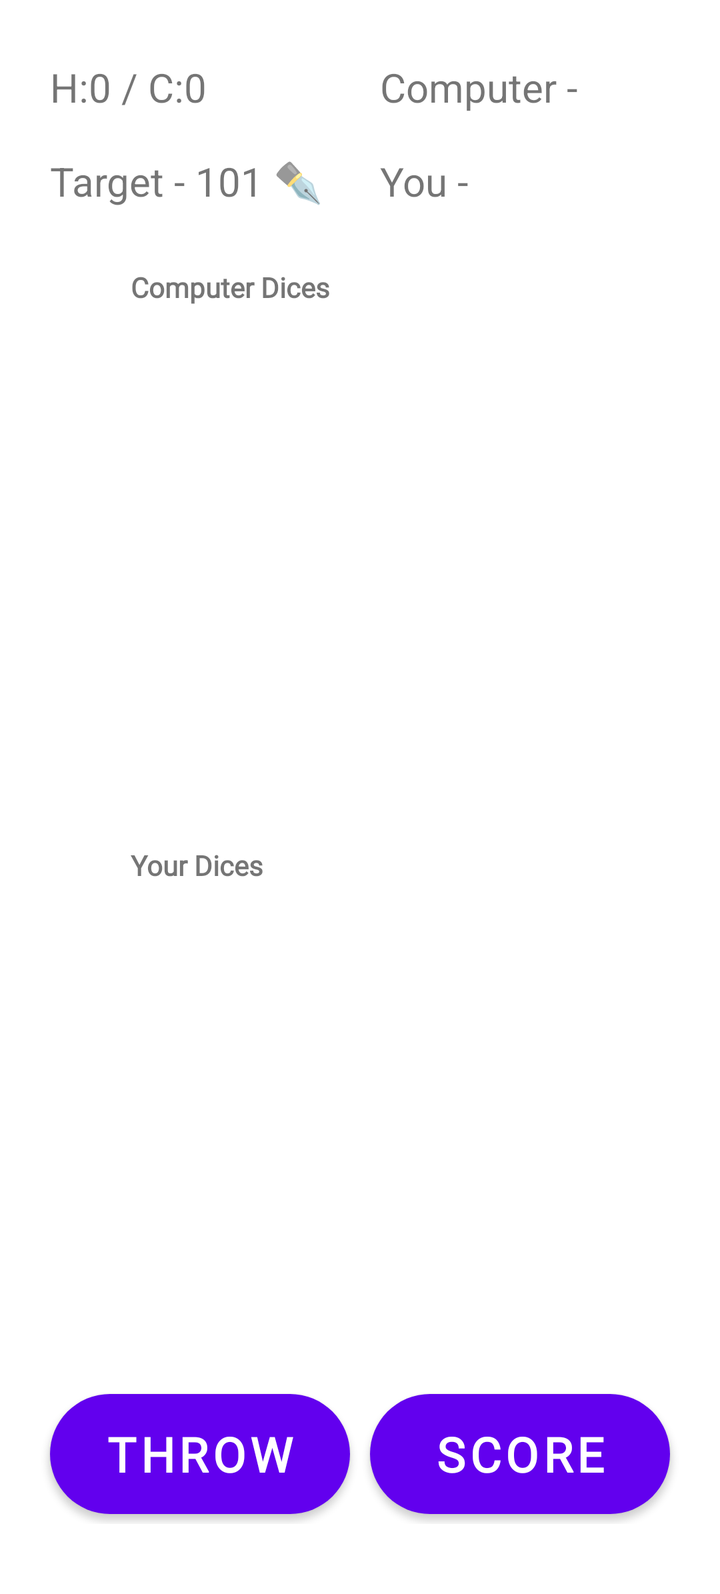
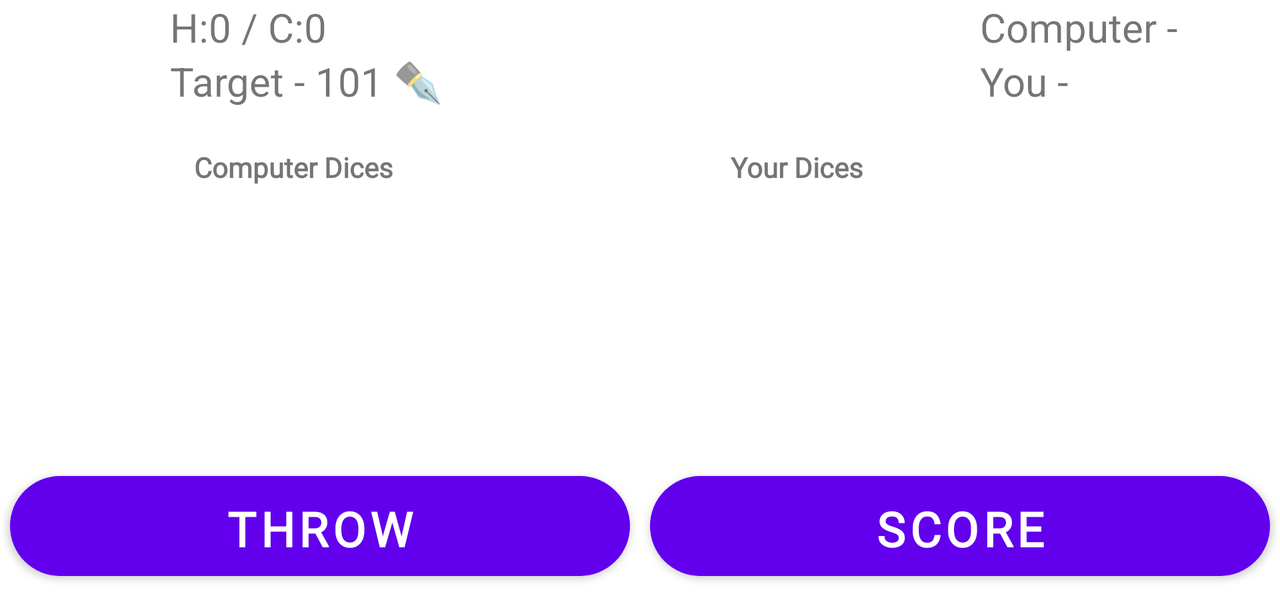

First picture: res/layout/ on a phone held upright. Second picture: the repository's own variant of that layout, on a device whose configuration matches the variant's folder. Source for both follows.
<!-- AndroidManifest.xml: application theme Theme.Mobile_course_work -->
<!-- res/layout/activity_new_game.xml -->
<?xml version="1.0" encoding="utf-8"?>
<ScrollView
    xmlns:android="http://schemas.android.com/apk/res/android"
    xmlns:tools="http://schemas.android.com/tools"
    android:layout_width="match_parent"
    android:layout_height="match_parent"
    android:fillViewport="true"
    tools:context=".NewGame">

        <LinearLayout
            android:layout_width="match_parent"
            android:layout_height="wrap_content"
            android:orientation="vertical"
            android:layout_gravity="center_horizontal"
            android:padding="20sp">

                <LinearLayout
                    android:layout_width="match_parent"
                    android:layout_height="wrap_content"
                    android:orientation="horizontal"
                    android:layout_gravity="center">

                        <LinearLayout
                            android:layout_width="0sp"
                            android:layout_height="wrap_content"
                            android:layout_gravity="center"
                            android:layout_weight="1"
                            android:orientation="vertical">

                                <TextView
                                    android:id="@+id/notification"
                                    android:layout_width="150sp"
                                    android:text="@string/h_0_c_0"
                                    android:layout_height="wrap_content"
                                    android:layout_gravity="center"
                                    android:layout_marginVertical="10sp"
                                    android:textSize="20sp" />

                                <TextView
                                    android:id="@+id/txt_target"
                                    android:layout_width="150sp"
                                    android:layout_height="wrap_content"
                                    android:layout_gravity="center"
                                    android:layout_marginVertical="10sp"
                                    android:text="@string/target_101"
                                    android:textSize="20sp" />


                        </LinearLayout>

                        <LinearLayout
                            android:layout_width="0sp"
                            android:layout_height="wrap_content"
                            android:layout_gravity="end"
                            android:layout_weight="1"
                            android:orientation="vertical">

                                <TextView
                                    android:id="@+id/scoreCom"
                                    android:layout_width="150sp"
                                    android:layout_height="wrap_content"
                                    android:layout_gravity="end"
                                    android:layout_marginVertical="10sp"
                                    android:text="@string/computer"
                                    android:textSize="20sp" />

                                <TextView
                                    android:id="@+id/scoreyou"
                                    android:layout_width="150sp"
                                    android:layout_height="wrap_content"
                                    android:layout_gravity="end"
                                    android:layout_marginVertical="10sp"
                                    android:text="@string/you"
                                    android:textSize="20sp" />
                        </LinearLayout>
                </LinearLayout>


                <TextView
                    android:id="@+id/textView4"
                    android:layout_width="229dp"
                    android:layout_height="wrap_content"
                    android:layout_marginStart="97dp"
                    android:layout_marginTop="20dp"
                    android:layout_gravity="center"
                    android:layout_marginEnd="97dp"
                    android:layout_marginBottom="5dp"
                    android:fontFamily="@font/archivo_black"
                    android:text="@string/computer_dices"
                    android:textSize="14sp"
                    android:textStyle="bold">

                </TextView>

                <LinearLayout
                    android:layout_width="wrap_content"
                    android:layout_height="0sp"
                    android:layout_gravity="center_horizontal"
                    android:layout_marginVertical="15sp"
                    android:layout_weight="1"
                    android:orientation="horizontal">

                        <ImageView
                            android:id="@+id/imageViewC_1"
                            android:layout_width="0sp"
                            android:layout_height="100sp"
                            android:layout_marginHorizontal="10sp"
                            android:layout_weight="1"
                            android:adjustViewBounds="true"
                            android:contentDescription="@string/row_1_img_1"
                            android:scaleType="fitCenter" />

                        <ImageView
                            android:id="@+id/imageViewC_2"
                            android:layout_width="0sp"
                            android:layout_height="100sp"
                            android:layout_marginHorizontal="10sp"
                            android:layout_weight="1"
                            android:adjustViewBounds="true"
                            android:contentDescription="@string/row_1_img_2"
                            android:scaleType="fitCenter" />

                        <ImageView
                            android:id="@+id/imageViewC_3"
                            android:layout_width="0sp"
                            android:layout_height="100sp"
                            android:layout_marginHorizontal="10sp"
                            android:layout_weight="1"
                            android:adjustViewBounds="true"
                            android:contentDescription="@string/row_1_img_3"
                            android:scaleType="fitCenter" />
                </LinearLayout>

                <LinearLayout
                    android:layout_width="wrap_content"
                    android:layout_height="0sp"
                    android:layout_gravity="center_horizontal"
                    android:layout_weight="1"
                    android:orientation="horizontal">

                        <ImageView
                            android:id="@+id/imageViewC_4"
                            android:layout_width="0sp"
                            android:layout_height="100sp"
                            android:layout_marginHorizontal="10sp"
                            android:layout_weight="1"
                            android:adjustViewBounds="true"
                            android:contentDescription="@string/row_2_img_1"
                            android:scaleType="fitCenter" />

                        <ImageView
                            android:id="@+id/imageViewC_5"
                            android:layout_width="0sp"
                            android:layout_height="100sp"
                            android:layout_marginHorizontal="10sp"
                            android:layout_weight="1"
                            android:adjustViewBounds="true"
                            android:contentDescription="@string/row_2_img_2"
                            android:scaleType="fitCenter" />
                </LinearLayout>

                <TextView
                    android:id="@+id/textyoud"
                    android:layout_width="229dp"
                    android:layout_height="wrap_content"
                    android:layout_marginStart="97dp"
                    android:layout_marginTop="35dp"
                    android:layout_gravity="center"
                    android:layout_marginEnd="97dp"
                    android:layout_marginBottom="5dp"
                    android:fontFamily="@font/archivo_black"
                    android:text="@string/your_dices"
                    android:textSize="14sp"
                    android:textStyle="bold"/>

                <LinearLayout
                    android:layout_width="wrap_content"
                    android:layout_height="0sp"
                    android:layout_gravity="bottom|center"
                    android:layout_marginTop="10sp"
                    android:layout_weight="1"
                    android:orientation="horizontal">

                        <ImageView
                            android:id="@+id/imageViewYo_1"
                            android:layout_width="0sp"
                            android:layout_height="100sp"
                            android:layout_marginHorizontal="10sp"
                            android:layout_weight="1"
                            android:adjustViewBounds="true"
                            android:contentDescription="@string/row_4_img_1"
                            android:scaleType="fitCenter" />

                        <ImageView
                            android:id="@+id/imageViewYo_2"
                            android:layout_width="0sp"
                            android:layout_height="100sp"
                            android:layout_marginHorizontal="10sp"
                            android:layout_weight="1"
                            android:adjustViewBounds="true"
                            android:contentDescription="@string/row_4_img_2"
                            android:scaleType="fitCenter" />

                        <ImageView
                            android:id="@+id/imageViewYo_3"
                            android:layout_width="0sp"
                            android:layout_height="100sp"
                            android:layout_marginHorizontal="10sp"
                            android:layout_weight="1"
                            android:adjustViewBounds="true"
                            android:contentDescription="@string/row_4_img_3"
                            android:scaleType="fitCenter" />

                </LinearLayout>

                <LinearLayout
                    android:layout_width="wrap_content"
                    android:layout_height="0sp"
                    android:layout_gravity="center_horizontal"
                    android:layout_marginHorizontal="10sp"
                    android:layout_marginVertical="10sp"
                    android:layout_weight="1"
                    android:orientation="horizontal">

                        <ImageView
                            android:id="@+id/imageViewYo_4"
                            android:layout_width="0sp"
                            android:layout_height="100sp"
                            android:layout_marginHorizontal="10sp"
                            android:layout_weight="1"
                            android:adjustViewBounds="true"
                            android:contentDescription="@string/row_3_img_1"
                            android:scaleType="fitCenter" />

                        <ImageView
                            android:id="@+id/imageViewYo_5"
                            android:layout_width="0sp"
                            android:layout_height="100sp"
                            android:layout_marginHorizontal="10sp"
                            android:layout_weight="1"
                            android:adjustViewBounds="true"
                            android:contentDescription="@string/row_3_img_2"
                            android:scaleType="fitCenter" />

                </LinearLayout>

                <LinearLayout
                    android:layout_width="match_parent"
                    android:layout_height="wrap_content"
                    android:layout_gravity="center_horizontal"
                    android:layout_marginVertical="15sp"
                    android:orientation="horizontal">

                        <Button
                            android:id="@+id/throwButton"
                            android:layout_width="110sp"
                            android:layout_height="60sp"
                            android:layout_margin="5sp"
                            android:background="@drawable/rounded_button"
                            android:fontFamily="@font/spicy_rice"
                            android:textSize="24sp"
                            android:textStyle="bold"
                            android:layout_weight="1"
                            android:text="@string/Throw" />



                        <Button
                            android:id="@+id/scoreButton"
                            android:layout_width="110sp"
                            android:layout_height="60sp"
                            android:layout_margin="5sp"
                            android:background="@drawable/rounded_button"
                            android:fontFamily="@font/spicy_rice"
                            android:textSize="24sp"
                            android:textStyle="bold"
                            android:layout_weight="1"
                            android:text="@string/Score" />
                </LinearLayout>

        </LinearLayout>
</ScrollView>
<!-- resources referenced by this layout -->
<resources>
  <!-- drawable rounded_button (drawable) -->
  <shape xmlns:android="http://schemas.android.com/apk/res/android"
      android:shape="rectangle">
      <corners android:radius="100sp" />
      <solid android:color="#FFEB3B" />
  </shape>
  <string name="Score">Score</string>
  <string name="Throw">Throw</string>
  <string name="computer">Computer - </string>
  <string name="computer_dices">Computer Dices</string>
  <string name="h_0_c_0">H:0 / C:0</string>
  <string name="row_1_img_1">row_1_img_1</string>
  <string name="row_1_img_2">row_1_img_2</string>
  <string name="row_1_img_3">row_1_img_3</string>
  <string name="row_2_img_1">row_2_img_1</string>
  <string name="row_2_img_2">row_2_img_2</string>
  <string name="row_3_img_1">row_3_img_1</string>
  <string name="row_3_img_2">row_3_img_2</string>
  <string name="row_4_img_1">row_4_img_1</string>
  <string name="row_4_img_2">row_4_img_2</string>
  <string name="row_4_img_3">row_4_img_3</string>
  <string name="target_101">Target - 101 ✒️</string>
  <string name="you">You - </string>
  <string name="your_dices">Your Dices</string>
  <style name="Theme.Mobile_course_work" parent="Theme.MaterialComponents.DayNight.DarkActionBar">
          
          <item name="colorPrimary">@color/purple_500</item>
          <item name="colorPrimaryVariant">@color/purple_700</item>
          <item name="colorOnPrimary">@color/white</item>
          
          <item name="colorSecondary">@color/teal_200</item>
          <item name="colorSecondaryVariant">@color/teal_700</item>
          <item name="colorOnSecondary">@color/black</item>
          
          <item name="android:statusBarColor">?attr/colorPrimaryVariant</item>
          
      </style>
  <color name="purple_500">#FF6200EE</color>
  <color name="purple_700">#FF3700B3</color>
  <color name="white">#FFFFFFFF</color>
  <color name="teal_200">#FF03DAC5</color>
  <color name="teal_700">#FF018786</color>
  <color name="black">#FF000000</color>
</resources>
<!-- res/layout-land/activity_new_game.xml (the repository's variant of the layout above) -->
<!-- drawn on the phone turned sideways -->
<?xml version="1.0" encoding="utf-8"?>
    <LinearLayout
        xmlns:android="http://schemas.android.com/apk/res/android"
        xmlns:tools="http://schemas.android.com/tools"
        android:layout_width="match_parent"
        android:layout_height="wrap_content"
        android:layout_gravity="center_horizontal"
        android:orientation="vertical"
        android:padding="0sp"
        tools:context=".NewGame">

        <LinearLayout
            android:layout_width="match_parent"
            android:layout_height="wrap_content"
            android:layout_gravity="center"
            android:orientation="horizontal">

            <LinearLayout
                android:layout_width="0sp"
                android:layout_height="wrap_content"
                android:layout_gravity="center"
                android:layout_weight="1"
                android:orientation="vertical">


                <TextView
                    android:id="@+id/notification"
                    android:layout_width="150sp"
                    android:layout_height="wrap_content"
                    android:text="@string/h_0_c_0"
                    android:layout_gravity="center"
                    android:layout_marginVertical="00sp"
                    android:textSize="20sp" />

                <TextView
                    android:id="@+id/txt_target"
                    android:layout_width="150sp"
                    android:layout_height="wrap_content"
                    android:layout_gravity="center"
                    android:layout_marginVertical="0sp"
                    android:text="@string/target_101"
                    android:textSize="20sp" />

            </LinearLayout>

            <LinearLayout
                android:layout_width="0sp"
                android:layout_height="wrap_content"
                android:layout_gravity="end"
                android:layout_weight="1"
                android:orientation="vertical">

                <TextView
                    android:id="@+id/scoreCom"
                    android:layout_width="150sp"
                    android:layout_height="wrap_content"
                    android:layout_gravity="end"
                    android:layout_marginVertical="0sp"
                    android:text="@string/computer"
                    android:textSize="20sp" />

                <TextView
                    android:id="@+id/scoreyou"
                    android:layout_width="150sp"
                    android:layout_height="wrap_content"
                    android:layout_gravity="end"
                    android:layout_marginVertical="0sp"
                    android:text="@string/you"
                    android:textSize="20sp" />
            </LinearLayout>
        </LinearLayout>


        <LinearLayout
            android:layout_width="match_parent"
            android:layout_height="wrap_content"
            android:layout_gravity="center"
            android:orientation="horizontal">

            <LinearLayout
                android:layout_width="0sp"
                android:layout_height="wrap_content"
                android:layout_gravity="center"
                android:layout_weight="1"
                android:orientation="vertical">

                <TextView
                    android:id="@+id/textView4"
                    android:layout_width="229dp"
                    android:layout_height="wrap_content"
                    android:layout_marginStart="97dp"
                    android:layout_marginTop="20dp"
                    android:layout_marginEnd="97dp"
                    android:layout_marginBottom="5dp"
                    android:fontFamily="@font/archivo_black"
                    android:text="@string/computer_dices"
                    android:textSize="14sp"
                    android:textStyle="bold">

                </TextView>

                <LinearLayout
                    android:layout_width="wrap_content"
                    android:layout_height="0sp"
                    android:layout_gravity="fill_horizontal"
                    android:layout_marginVertical="15sp"
                    android:layout_marginLeft="20dp"
                    android:layout_weight="1"
                    android:orientation="horizontal">

                    <ImageView
                        android:id="@+id/imageViewC_1"
                        android:layout_width="0sp"
                        android:layout_height="100sp"
                        android:layout_marginHorizontal="10sp"
                        android:layout_weight="1"
                        android:adjustViewBounds="true"
                        android:contentDescription="@string/row_1_img_1"
                        android:scaleType="fitCenter" />

                    <ImageView
                        android:id="@+id/imageViewC_2"
                        android:layout_width="0sp"
                        android:layout_height="100sp"
                        android:layout_marginHorizontal="10sp"
                        android:layout_weight="1"
                        android:adjustViewBounds="true"
                        android:contentDescription="@string/row_1_img_2"
                        android:scaleType="fitCenter" />

                    <ImageView
                        android:id="@+id/imageViewC_3"
                        android:layout_width="0sp"
                        android:layout_height="100sp"
                        android:layout_marginHorizontal="10sp"
                        android:layout_weight="1"
                        android:adjustViewBounds="true"
                        android:contentDescription="@string/row_1_img_3"
                        android:scaleType="fitCenter" />

                    <ImageView
                        android:id="@+id/imageViewC_4"
                        android:layout_width="0sp"
                        android:layout_height="100sp"
                        android:layout_marginHorizontal="10sp"
                        android:layout_weight="1"
                        android:adjustViewBounds="true"
                        android:contentDescription="@string/row_2_img_1"
                        android:scaleType="fitCenter" />

                    <ImageView
                        android:id="@+id/imageViewC_5"
                        android:layout_width="0sp"
                        android:layout_height="100sp"
                        android:layout_marginHorizontal="10sp"
                        android:layout_weight="1"
                        android:adjustViewBounds="true"
                        android:contentDescription="@string/row_2_img_2"
                        android:scaleType="fitCenter" />
                </LinearLayout>
            </LinearLayout>

            <LinearLayout
                android:layout_width="0sp"
                android:layout_height="match_parent"
                android:layout_gravity="end"
                android:layout_weight="1"
                android:orientation="vertical">

                <TextView
                    android:id="@+id/textyoud"
                    android:layout_width="229dp"
                    android:layout_height="wrap_content"
                    android:layout_gravity="center"
                    android:layout_marginStart="97dp"
                    android:layout_marginTop="20dp"
                    android:layout_marginEnd="97dp"
                    android:layout_marginBottom="5dp"
                    android:fontFamily="@font/archivo_black"
                    android:text="@string/your_dices"
                    android:textSize="14sp"
                    android:textStyle="bold" />

                <LinearLayout
                    android:layout_width="wrap_content"
                    android:layout_height="0sp"
                    android:layout_gravity="fill_horizontal"
                    android:layout_marginVertical="15sp"
                    android:layout_marginLeft="20dp"
                    android:layout_weight="1"
                    android:orientation="horizontal">

                    <ImageView
                        android:id="@+id/imageViewYo_1"
                        android:layout_width="0sp"
                        android:layout_height="100sp"
                        android:layout_marginHorizontal="10sp"
                        android:layout_weight="1"
                        android:adjustViewBounds="true"
                        android:contentDescription="@string/row_4_img_1"
                        android:scaleType="fitCenter" />

                    <ImageView
                        android:id="@+id/imageViewYo_2"
                        android:layout_width="0sp"
                        android:layout_height="100sp"
                        android:layout_marginHorizontal="10sp"
                        android:layout_weight="1"
                        android:adjustViewBounds="true"
                        android:contentDescription="@string/row_4_img_2"
                        android:scaleType="fitCenter" />

                    <ImageView
                        android:id="@+id/imageViewYo_3"
                        android:layout_width="0sp"
                        android:layout_height="100sp"
                        android:layout_marginHorizontal="10sp"
                        android:layout_weight="1"
                        android:adjustViewBounds="true"
                        android:contentDescription="@string/row_4_img_3"
                        android:scaleType="fitCenter" />

                    <ImageView
                        android:id="@+id/imageViewYo_4"
                        android:layout_width="0sp"
                        android:layout_height="100sp"
                        android:layout_marginHorizontal="10sp"
                        android:layout_weight="1"
                        android:adjustViewBounds="true"
                        android:contentDescription="@string/row_3_img_1"
                        android:scaleType="fitCenter" />

                    <ImageView
                        android:id="@+id/imageViewYo_5"
                        android:layout_width="0sp"
                        android:layout_height="100sp"
                        android:layout_marginHorizontal="10sp"
                        android:layout_weight="1"
                        android:adjustViewBounds="true"
                        android:contentDescription="@string/row_3_img_2"
                        android:scaleType="fitCenter" />

                </LinearLayout>
            </LinearLayout>
        </LinearLayout>

        <LinearLayout
            android:layout_width="match_parent"
            android:layout_height="wrap_content"
            android:layout_gravity="center_horizontal"
            android:layout_marginVertical="5sp"
            android:orientation="horizontal">

            <Button
                android:id="@+id/throwButton"
                android:layout_width="80sp"
                android:layout_height="50sp"
                android:layout_margin="5sp"
                android:layout_weight="5"
                android:fontFamily="@font/spicy_rice"
                android:textSize="24sp"
                android:textStyle="bold"
                android:background="@drawable/rounded_button"
                android:text="@string/Throw" />


            <Button
                android:id="@+id/scoreButton"
                android:layout_width="80sp"
                android:layout_height="50sp"
                android:layout_margin="5sp"
                android:fontFamily="@font/spicy_rice"
                android:textSize="24sp"
                android:textStyle="bold"
                android:background="@drawable/rounded_button"
                android:layout_weight="5"
                android:text="@string/Score" />
        </LinearLayout>

    </LinearLayout>
